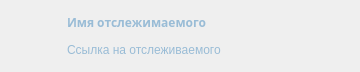
<?xml version="1.0" encoding="UTF-8"?>
<ui version="4.0">
 <class>Followed</class>
 <widget class="QWidget" name="Followed">
  <property name="geometry">
   <rect>
    <x>0</x>
    <y>0</y>
    <width>360</width>
    <height>72</height>
   </rect>
  </property>
  <property name="minimumSize">
   <size>
    <width>360</width>
    <height>72</height>
   </size>
  </property>
  <property name="maximumSize">
   <size>
    <width>360</width>
    <height>72</height>
   </size>
  </property>
  <property name="windowTitle">
   <string>Followed</string>
  </property>
  <property name="styleSheet">
   <string notr="true"/>
  </property>
  <layout class="QGridLayout" name="gridLayout">
   <item row="0" column="0" rowspan="2">
    <widget class="QLabel" name="photo">
     <property name="minimumSize">
      <size>
       <width>50</width>
       <height>50</height>
      </size>
     </property>
     <property name="maximumSize">
      <size>
       <width>50</width>
       <height>50</height>
      </size>
     </property>
     <property name="text">
      <string/>
     </property>
    </widget>
   </item>
   <item row="0" column="1">
    <widget class="QLabel" name="name">
     <property name="minimumSize">
      <size>
       <width>270</width>
       <height>0</height>
      </size>
     </property>
     <property name="font">
      <font>
       <family>semi 12 Tahoma</family>
       <pointsize>-1</pointsize>
       <weight>75</weight>
       <bold>true</bold>
      </font>
     </property>
     <property name="styleSheet">
      <string notr="true">font-size: 12px;
font-style: semi bold;
color:rgb(153, 188, 214)</string>
     </property>
     <property name="text">
      <string>Имя отслежимаемого</string>
     </property>
    </widget>
   </item>
   <item row="1" column="1">
    <widget class="QLabel" name="link">
     <property name="minimumSize">
      <size>
       <width>270</width>
       <height>0</height>
      </size>
     </property>
     <property name="font">
      <font>
       <family>Helvetica</family>
       <pointsize>-1</pointsize>
      </font>
     </property>
     <property name="styleSheet">
      <string notr="true">font-size: 12px;
font-style: semi bold;
color:rgb(153, 188, 214)</string>
     </property>
     <property name="text">
      <string>Ссылка на отслеживаемого</string>
     </property>
    </widget>
   </item>
  </layout>
 </widget>
 <layoutdefault spacing="6" margin="11"/>
 <resources/>
 <connections/>
</ui>
